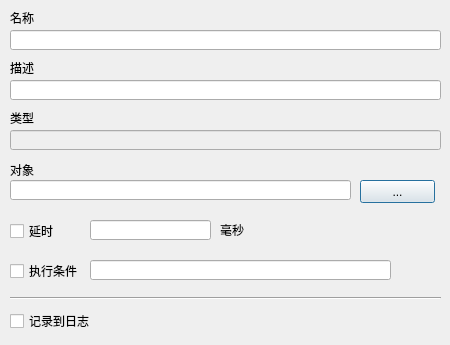
<?xml version="1.0" encoding="UTF-8"?>
<ui version="4.0">
 <class>CMDActionGeneralDialog</class>
 <widget class="QDialog" name="CMDActionGeneralDialog">
  <property name="geometry">
   <rect>
    <x>0</x>
    <y>0</y>
    <width>450</width>
    <height>345</height>
   </rect>
  </property>
  <property name="windowTitle">
   <string>Dialog</string>
  </property>
  <widget class="QLabel" name="label_4">
   <property name="geometry">
    <rect>
     <x>10</x>
     <y>60</y>
     <width>431</width>
     <height>16</height>
    </rect>
   </property>
   <property name="text">
    <string>描述</string>
   </property>
  </widget>
  <widget class="QLabel" name="label_2">
   <property name="enabled">
    <bool>true</bool>
   </property>
   <property name="geometry">
    <rect>
     <x>10</x>
     <y>10</y>
     <width>431</width>
     <height>16</height>
    </rect>
   </property>
   <property name="text">
    <string>名称</string>
   </property>
  </widget>
  <widget class="QLineEdit" name="typeEdit">
   <property name="enabled">
    <bool>false</bool>
   </property>
   <property name="geometry">
    <rect>
     <x>10</x>
     <y>130</y>
     <width>431</width>
     <height>20</height>
    </rect>
   </property>
   <property name="readOnly">
    <bool>false</bool>
   </property>
  </widget>
  <widget class="QLineEdit" name="objectEdit">
   <property name="geometry">
    <rect>
     <x>10</x>
     <y>180</y>
     <width>341</width>
     <height>20</height>
    </rect>
   </property>
  </widget>
  <widget class="QLineEdit" name="descriptionEdit">
   <property name="geometry">
    <rect>
     <x>10</x>
     <y>80</y>
     <width>431</width>
     <height>20</height>
    </rect>
   </property>
  </widget>
  <widget class="QLabel" name="label_5">
   <property name="geometry">
    <rect>
     <x>10</x>
     <y>160</y>
     <width>430</width>
     <height>20</height>
    </rect>
   </property>
   <property name="text">
    <string>对象</string>
   </property>
  </widget>
  <widget class="QLineEdit" name="nameEdit">
   <property name="geometry">
    <rect>
     <x>10</x>
     <y>30</y>
     <width>431</width>
     <height>20</height>
    </rect>
   </property>
  </widget>
  <widget class="QLabel" name="label">
   <property name="geometry">
    <rect>
     <x>10</x>
     <y>110</y>
     <width>431</width>
     <height>16</height>
    </rect>
   </property>
   <property name="text">
    <string>类型</string>
   </property>
  </widget>
  <widget class="QPushButton" name="selectObjectButton">
   <property name="geometry">
    <rect>
     <x>360</x>
     <y>180</y>
     <width>75</width>
     <height>23</height>
    </rect>
   </property>
   <property name="text">
    <string>...</string>
   </property>
  </widget>
  <widget class="QLineEdit" name="delayLengthEdit">
   <property name="geometry">
    <rect>
     <x>90</x>
     <y>220</y>
     <width>121</width>
     <height>20</height>
    </rect>
   </property>
  </widget>
  <widget class="QCheckBox" name="delayCheckBox">
   <property name="geometry">
    <rect>
     <x>10</x>
     <y>220</y>
     <width>71</width>
     <height>22</height>
    </rect>
   </property>
   <property name="text">
    <string>延时</string>
   </property>
  </widget>
  <widget class="QLabel" name="delayUnitLabel">
   <property name="geometry">
    <rect>
     <x>220</x>
     <y>220</y>
     <width>41</width>
     <height>20</height>
    </rect>
   </property>
   <property name="text">
    <string>毫秒</string>
   </property>
  </widget>
  <widget class="Line" name="line">
   <property name="geometry">
    <rect>
     <x>10</x>
     <y>290</y>
     <width>431</width>
     <height>16</height>
    </rect>
   </property>
   <property name="orientation">
    <enum>Qt::Horizontal</enum>
   </property>
  </widget>
  <widget class="QCheckBox" name="enableLogCheckBox">
   <property name="geometry">
    <rect>
     <x>10</x>
     <y>310</y>
     <width>231</width>
     <height>22</height>
    </rect>
   </property>
   <property name="text">
    <string>记录到日志</string>
   </property>
  </widget>
  <widget class="QCheckBox" name="execExpCheckBox">
   <property name="geometry">
    <rect>
     <x>10</x>
     <y>260</y>
     <width>71</width>
     <height>22</height>
    </rect>
   </property>
   <property name="text">
    <string>执行条件</string>
   </property>
  </widget>
  <widget class="QLineEdit" name="execExpEdit">
   <property name="geometry">
    <rect>
     <x>90</x>
     <y>260</y>
     <width>301</width>
     <height>20</height>
    </rect>
   </property>
  </widget>
 </widget>
 <resources/>
 <connections/>
</ui>
